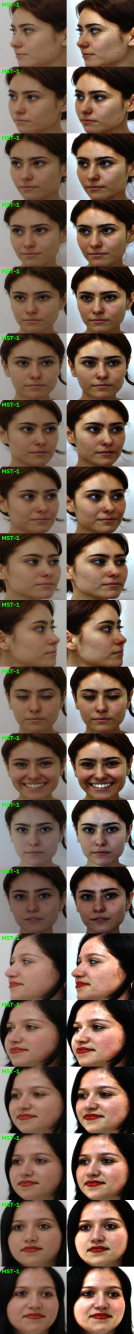
#> input picture ssr_check.jpg, 400 x 4000 px, found by its file name (shown at 1/3 size)
$ python -i qa_overlay.py   (imports and definitions only)
#> lines starting #> are read from the running program, lines starting #| are printed output that depends on the picture
### src/baseline/path_resolver.py
"""
Suffix-aware multi-root image path resolver
===========================================

The dataset was assembled in batches. When a later batch contained a
filename already used by an earlier one, the CSV recorded the collision
with a "(n)" marker while the file itself was written into that batch's
own folder under the ORIGINAL name. So the suffix identifies WHICH FOLDER
the row refers to — it is not a duplicate artifact.

Verified empirically (test_suffix_hypothesis.py, n=250 per group,
matching each row's stored mean_Y against every root):

    no suffix   -> processed        247/250 (99%)
    "(2)"       -> c2_processed     250/250 (100%)

So:

    MST-8/foo.jpg        ->  processed/MST-8/foo.jpg
    MST-8/foo (2).jpg    ->  c2_processed/MST-8/foo.jpg
    MST-2/bar.png        ->  v5_processed/MST-2/bar.bmp   (the v5 batch)

`processed - 7-26` matched suffixed rows at 96%, so it appears to be an
earlier snapshot of the same batch as c2_processed. It's kept only as a
fallback, never as a first choice.

Why the routing matters: the SCC and illumination labels on a suffixed
row were computed from the c2_processed rendering. Stripping the suffix
and serving the `processed` version pairs ~28% of the dataset with labels
derived from a different image. Nothing errors — the numbers just come
out wrong.

Import resolve_image_path from here everywhere so Baseline and HueView
read identical bytes for identical rows.
"""

import re
from pathlib import Path

IMAGES = Path("data/processed/images")

ROOT_PROCESSED = IMAGES / "processed"
ROOT_C2 = IMAGES / "c2_processed"
ROOT_726 = IMAGES / "c1_processed"
ROOT_V5 = IMAGES / "v5_processed"

# Search order per suffix value. First hit wins.
# None = no suffix on the row.
SUFFIX_ROUTING = {
    None: [ROOT_PROCESSED, ROOT_C2, ROOT_726],
    1:    [ROOT_726, ROOT_C2, ROOT_PROCESSED],
    2:    [ROOT_C2, ROOT_726, ROOT_PROCESSED],
    3:    [ROOT_726, ROOT_C2, ROOT_PROCESSED],
}
FALLBACK_ORDER = [ROOT_PROCESSED, ROOT_C2, ROOT_726]

CANDIDATE_EXTS = [".jpg", ".jpeg", ".png", ".bmp"]

# Matches " (2)" or "(1)" immediately before the extension.
SUFFIX_RE = re.compile(r"\s*\((\d+)\)$")

# Kept for backwards compatibility with earlier scripts.
DEFAULT_ROOTS = [ROOT_PROCESSED, ROOT_C2, ROOT_726]
V5_ROOT = ROOT_V5


def parse_suffix(stem: str):
    """'foo (2)' -> ('foo', 2);  'foo(1)' -> ('foo', 1);  'foo' -> ('foo', None)."""
    m = SUFFIX_RE.search(stem)
    if not m:
        return stem, None
    return stem[:m.start()], int(m.group(1))


def strip_dup_suffix(stem: str) -> str:
    """Backwards-compatible helper: returns the stem without any '(n)'."""
    return parse_suffix(stem)[0]


def resolve_image_path(rel_path, roots=None, v5_root=None):
    """
    Resolve a manifest filename entry to the physical file it refers to.

    Args:
        rel_path: manifest filename value, e.g. "MST-8/foo (2).jpg"
        roots:    optional override of the search order (ignores routing)
        v5_root:  optional override for the v5 batch root

    Returns:
        (Path or None, rule, root_name)

        rule is one of:
          exact          - no suffix, found in its routed root
          suffix_routed  - "(n)" row found in the root that suffix maps to
          v5_bmp         - found in v5_processed as .bmp
          fallback       - found somewhere outside its routed order
          not_found
    """
    v5 = Path(v5_root) if v5_root is not None else ROOT_V5

    rel = Path(str(rel_path).replace("\\", "/"))
    subdir, raw_stem, ext = rel.parent, rel.stem, rel.suffix
    stem, suffix = parse_suffix(raw_stem)

    if roots is not None:
        order = [Path(r) for r in roots]
    else:
        order = SUFFIX_ROUTING.get(suffix, FALLBACK_ORDER)

    # --- Primary: the root this suffix routes to ---
    for i, root in enumerate(order):
        p = root / subdir / f"{stem}{ext}"
        if p.is_file():
            rule = "exact" if (suffix is None and i == 0) else (
                "suffix_routed" if i == 0 else "fallback")
            return p, rule, root.name

    # --- v5 batch: CSV records .png, disk holds .bmp ---
    p = v5 / subdir / f"{stem}.bmp"
    if p.is_file():
        return p, "v5_bmp", v5.name

    # --- Last resort: any known extension, any root ---
    for root in order + [v5]:
        for alt in CANDIDATE_EXTS:
            if alt == ext:
                continue
            p = root / subdir / f"{stem}{alt}"
            if p.is_file():
                return p, "fallback", root.name

    # --- Also try the literal name with the suffix intact ---
    for root in order + [v5]:
        p = root / subdir / f"{raw_stem}{ext}"
        if p.is_file():
            return p, "fallback", root.name

    return None, "not_found", None


# [22 lines left out: function find_all_matches, not called in this run]


# [54 lines that do not run on import are left out]

### src/hueview/qa_overlay.py
"""
qa_overlay.py -- Manual visual QA for real Phase 7.3 region masks.

Builds a 3-panel contact sheet per sampled image: original crop | SSR
(faces_ssr/) | all 5 real region masks overlaid in color on the SSR image.

Unlike run_region_qa.py, this reads DIRECTLY from your actual generated
output -- regions_index.csv, faces_ssr/<filename>, and
regions/<MST-N>/<basename>_<region>.jpg -- with no fallback logic and no
dependency on src/hueview/ssr.py or src/hueview/segmentation.py (neither
of which exists under those names). What you see here is exactly what
Phase 7.2/7.3 actually produced, nothing reconstructed or approximated.

Region masks are recovered from the saved region crop images themselves
(a pixel counts as "in the region" if it's non-black) -- this is a fair
approximation for eyeballing since Phase 7.3 zeros everything outside
each region's convex hull, and true black pixels inside a real skin
region are rare after SSR's brightening/flattening effect.

Usage:
    python qa_overlay.py --n 10
    python qa_overlay.py --filenames "MST-1/104_Brazilian Faces104-01_face_1.jpg"
"""

import argparse
import random
import sys
from pathlib import Path

import cv2
import numpy as np
import pandas as pd

# ------------------------------------------------------------ project root --


def find_project_root(start: Path, marker: str = "data") -> Path:
#> called with marker = 'data'
    for candidate in [start] + list(start.parents):
        if (candidate / marker).is_dir():
            return candidate
    return start


PROJECT_ROOT = find_project_root(Path(__file__).resolve().parent)
sys.path.insert(0, str(PROJECT_ROOT / "src"))
from baseline.path_resolver import resolve_image_path  # noqa: E402

# ---------------------------------------------------------------- config --

SSR_ROOT = PROJECT_ROOT / "data" / "processed" / "faces_ssr"
REGIONS_ROOT = PROJECT_ROOT / "data" / "processed" / "regions"
REGIONS_INDEX = PROJECT_ROOT / "data" / "processed" / "regions_index.csv"
OUT_DIR = PROJECT_ROOT / "results" / "manual_qa"

# BGR tuples (cv2 convention) -- distinctness matters more than exact hue here.
REGION_COLORS_BGR = {
    "forehead":    (71, 99, 255),
    "left_cheek":  (113, 179, 60),
    "right_cheek": (225, 105, 65),
    "nose_bridge": (0, 215, 255),
    "jawline":     (211, 85, 186),
}

# --------------------------------------------------------------- helpers --


def label(img: np.ndarray, text: str) -> np.ndarray:
    h, w = img.shape[:2]
    strip = np.full((22, w, 3), 245, dtype=np.uint8)
    cv2.putText(strip, text, (4, 15), cv2.FONT_HERSHEY_SIMPLEX, 0.42, (20, 20, 20), 1, cv2.LINE_AA)
    return np.vstack([img, strip])


def build_sheet(filename: str):
#> called with filename = '../../ssr_check.jpg'
    ssr_path = SSR_ROOT / filename
    ssr_img = cv2.imread(str(ssr_path))
#> ssr_img is the input picture: shape (4000, 400, 3); mean B, G, R 80, 94.9, 118.4
    if ssr_img is None:
        print(f"[skip] SSR image missing: {ssr_path}")
        return None

    orig_path, _, _ = resolve_image_path(filename)
    orig_img = cv2.imread(str(orig_path)) if orig_path else None
    if orig_img is None:
        print(f"[warn] original not found for {filename}, using blank panel")
        orig_img = np.zeros_like(ssr_img)

    basename = Path(filename).stem
    mst_folder = Path(filename).parent

    overlay = ssr_img.astype(np.float32).copy()
    found_any = False
    for region, color in REGION_COLORS_BGR.items():
        region_path = REGIONS_ROOT / mst_folder / f"{basename}_{region}.jpg"
        region_img = cv2.imread(str(region_path))
        if region_img is None:
            print(f"[warn] missing region file: {region_path}")
            continue
        mask = np.any(region_img > 0, axis=2)
        if mask.any():
            found_any = True
        overlay[mask] = 0.55 * overlay[mask] + 0.45 * np.array(color, dtype=np.float32)

    if not found_any:
        print(f"[warn] no non-empty region masks found for {filename}")

    overlay = np.clip(overlay, 0, 255).astype(np.uint8)

    panels = [label(orig_img, "original"), label(ssr_img, "SSR"), label(overlay, "5 regions overlaid")]
#> in label, `cv2.putText(strip, text, (4, 15), cv2.FONT_HERSHEY_SIMPLEX, 0.42, (20,..`:
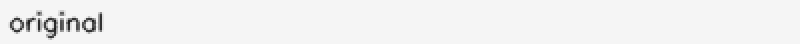
#> strip: shape (22, 400, 3) (shown 2 times larger); min 26, max 245, mean 241.3
#> in label, `return np.vstack([img, strip])`:
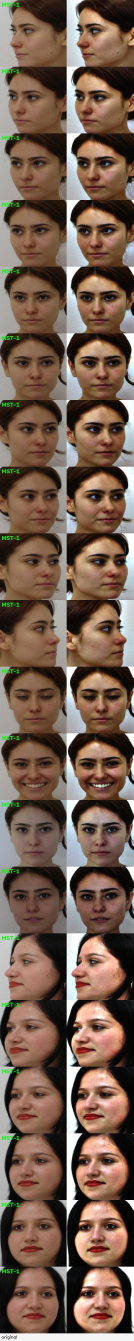
#> returned value: shape (4022, 400, 3) (shown at 1/3 size); mean of channels 0, 1, 2 80.9, 95.7, 119.1; drawn as B, G, R
#> in label (call 2), `strip = np.full((22, w, 3), 245, dtype=np.uint8)`: strip: shape (22, 400, 3); every value is 245
#> call 3 of label, with text = '5 regions overlaid'
#> in label (call 3), `cv2.putText(strip, text, (4, 15), cv2.FONT_HERSHEY_SIMPLEX, 0.42, (20,..`:
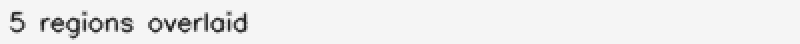
#> strip: shape (22, 400, 3) (shown 2 times larger); min 26, max 245, mean 236.6
    return np.hstack(panels)
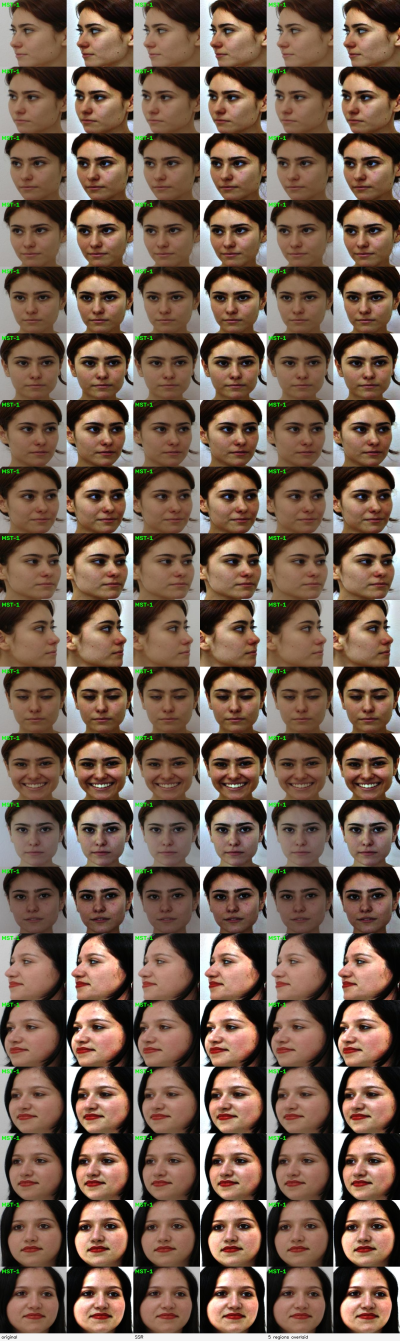
#> returned value: shape (4022, 1200, 3) (shown at 1/3 size); mean of channels 0, 1, 2 80.9, 95.7, 119; drawn as B, G, R


# [44 lines left out: function main, not called in this run]


# [2 lines not run here, left out]

>>> result = build_sheet('../../ssr_check.jpg')
